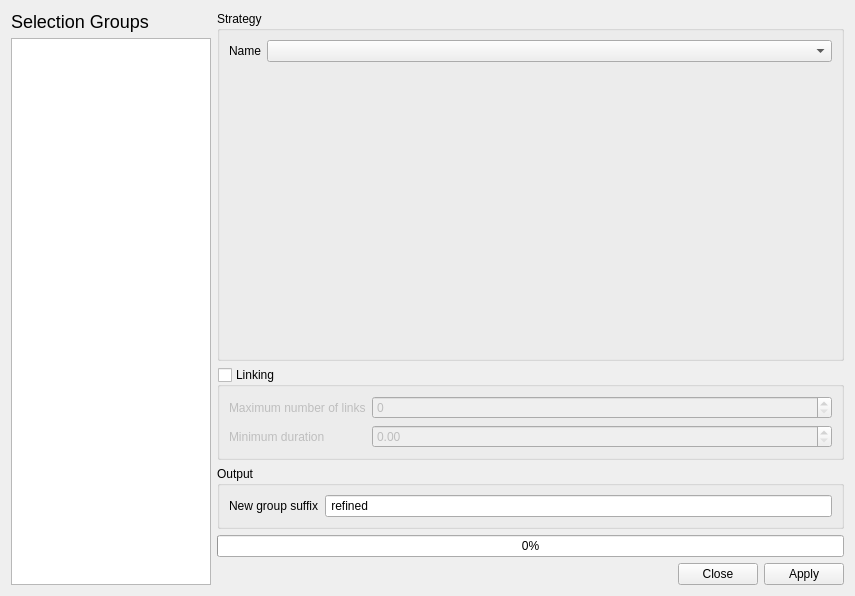
<?xml version="1.0" encoding="UTF-8"?>
<ui version="4.0">
 <class>Form</class>
 <widget class="QWidget" name="Form">
  <property name="geometry">
   <rect>
    <x>0</x>
    <y>0</y>
    <width>855</width>
    <height>596</height>
   </rect>
  </property>
  <property name="windowTitle">
   <string>Refine Selections</string>
  </property>
  <layout class="QHBoxLayout" name="horizontalLayout">
   <item>
    <layout class="QVBoxLayout" name="verticalLayout_2">
     <item>
      <widget class="QLabel" name="label">
       <property name="sizePolicy">
        <sizepolicy hsizetype="Minimum" vsizetype="Preferred">
         <horstretch>0</horstretch>
         <verstretch>0</verstretch>
        </sizepolicy>
       </property>
       <property name="styleSheet">
        <string notr="true">font-size: 18px;</string>
       </property>
       <property name="text">
        <string>Selection Groups</string>
       </property>
      </widget>
     </item>
     <item>
      <widget class="QListWidget" name="listWidget">
       <property name="sizePolicy">
        <sizepolicy hsizetype="Minimum" vsizetype="Expanding">
         <horstretch>0</horstretch>
         <verstretch>0</verstretch>
        </sizepolicy>
       </property>
       <property name="maximumSize">
        <size>
         <width>200</width>
         <height>16777215</height>
        </size>
       </property>
      </widget>
     </item>
    </layout>
   </item>
   <item>
    <layout class="QVBoxLayout" name="verticalLayout">
     <item>
      <widget class="QGroupBox" name="strategyGroupBox">
       <property name="sizePolicy">
        <sizepolicy hsizetype="Expanding" vsizetype="Expanding">
         <horstretch>0</horstretch>
         <verstretch>0</verstretch>
        </sizepolicy>
       </property>
       <property name="title">
        <string>Strategy</string>
       </property>
       <property name="checkable">
        <bool>false</bool>
       </property>
       <layout class="QFormLayout" name="formLayout_2">
        <item row="0" column="0">
         <widget class="QLabel" name="label_3">
          <property name="text">
           <string>Name</string>
          </property>
         </widget>
        </item>
        <item row="0" column="1">
         <widget class="QComboBox" name="strategyComboBox"/>
        </item>
       </layout>
      </widget>
     </item>
     <item>
      <widget class="QGroupBox" name="linkingGroupBox">
       <property name="title">
        <string>Linking</string>
       </property>
       <property name="checkable">
        <bool>true</bool>
       </property>
       <property name="checked">
        <bool>false</bool>
       </property>
       <layout class="QFormLayout" name="formLayout">
        <item row="0" column="0">
         <widget class="QLabel" name="label_2">
          <property name="text">
           <string>Maximum number of links</string>
          </property>
         </widget>
        </item>
        <item row="0" column="1">
         <widget class="QSpinBox" name="maxLinksSpinBox"/>
        </item>
        <item row="1" column="0">
         <widget class="QLabel" name="minimumDurationLabel">
          <property name="text">
           <string>Minimum duration</string>
          </property>
         </widget>
        </item>
        <item row="1" column="1">
         <widget class="QDoubleSpinBox" name="minimumDurationDoubleSpinBox"/>
        </item>
       </layout>
      </widget>
     </item>
     <item>
      <widget class="QGroupBox" name="groupBox">
       <property name="title">
        <string>Output</string>
       </property>
       <layout class="QFormLayout" name="formLayout_3">
        <item row="0" column="0">
         <widget class="QLabel" name="newGroupSuffixLabel">
          <property name="text">
           <string>New group suffix</string>
          </property>
         </widget>
        </item>
        <item row="0" column="1">
         <widget class="QLineEdit" name="newGroupSuffixLineEdit">
          <property name="text">
           <string> refined</string>
          </property>
         </widget>
        </item>
       </layout>
      </widget>
     </item>
     <item>
      <widget class="QProgressBar" name="progressBar">
       <property name="value">
        <number>0</number>
       </property>
       <property name="textVisible">
        <bool>true</bool>
       </property>
       <property name="format">
        <string>%p%</string>
       </property>
      </widget>
     </item>
     <item>
      <widget class="QDialogButtonBox" name="buttonBox">
       <property name="standardButtons">
        <set>QDialogButtonBox::Apply|QDialogButtonBox::Close</set>
       </property>
      </widget>
     </item>
    </layout>
   </item>
  </layout>
 </widget>
 <resources/>
 <connections/>
</ui>
